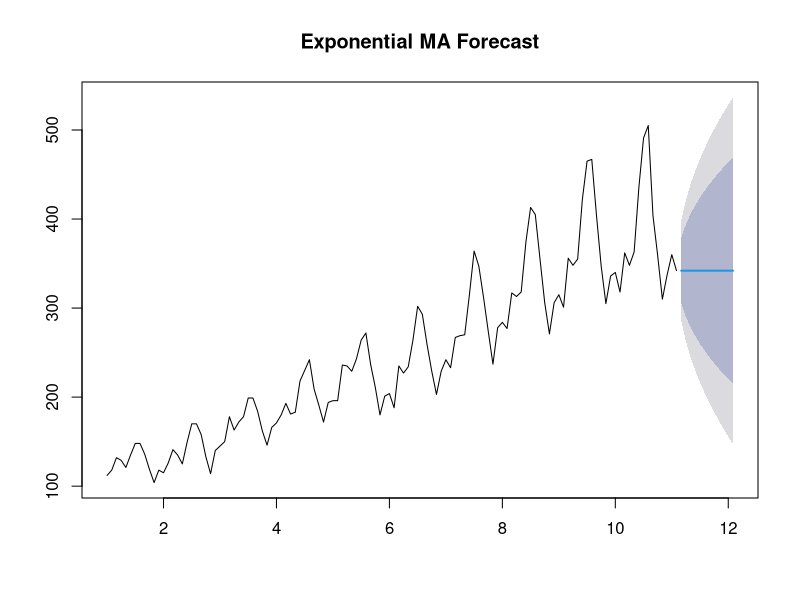
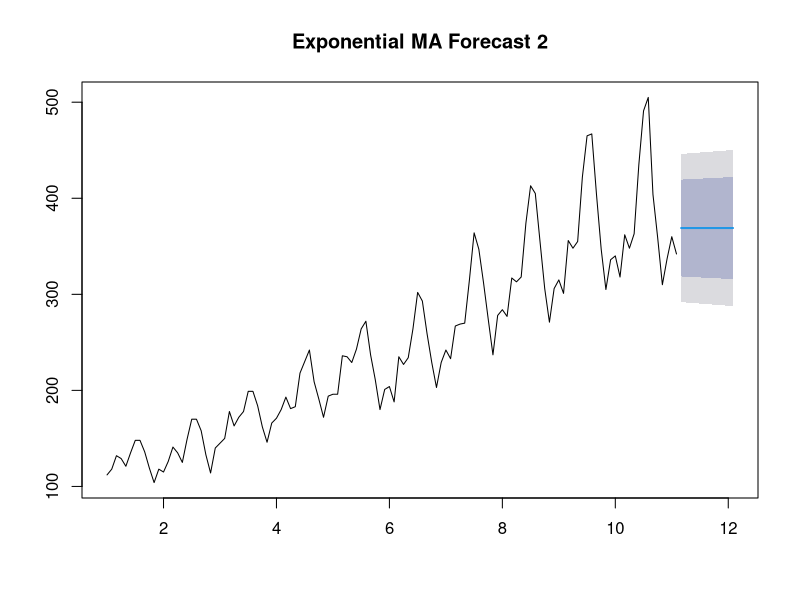
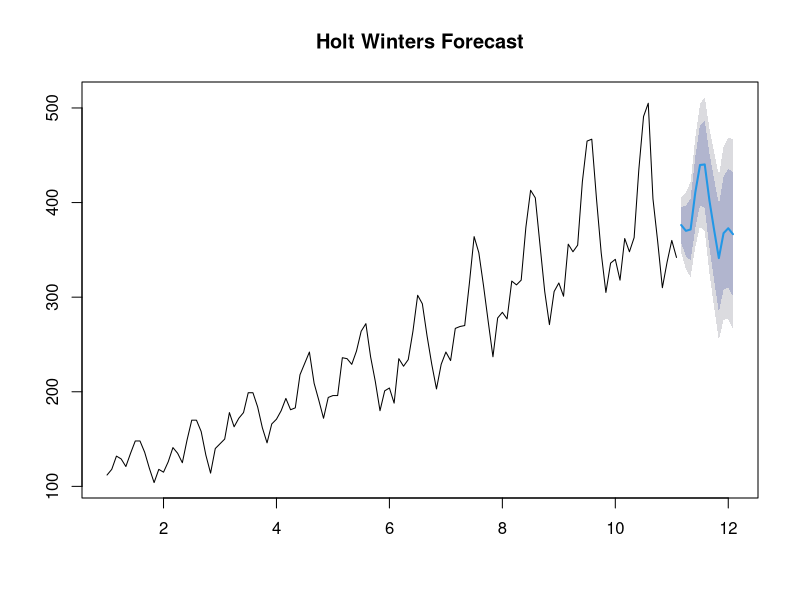
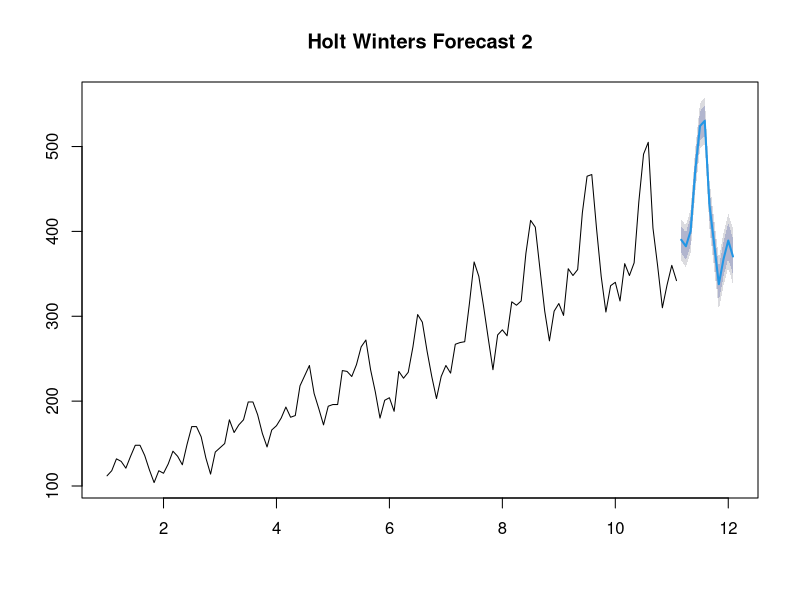
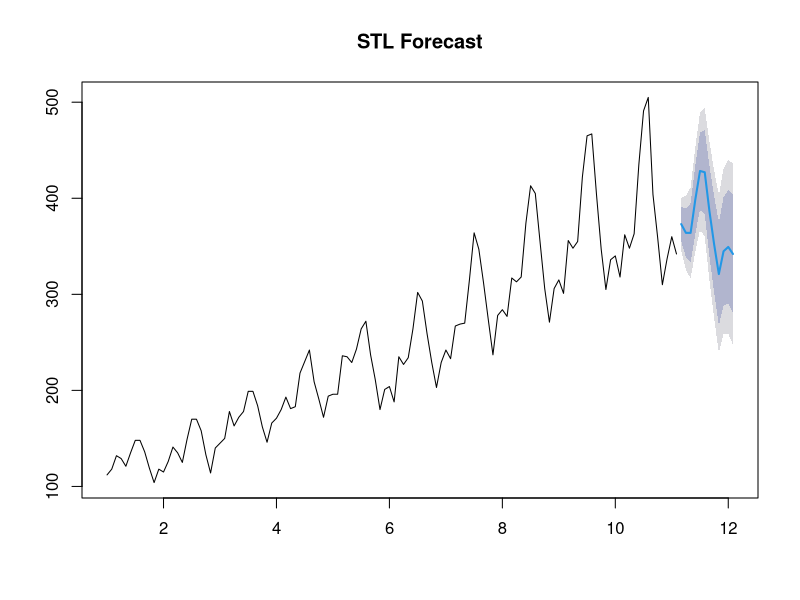

The R script that drew these images, in order:
# 4. Timeseries Forecasting Model_AirPassenger

library(forecast)

#### 1. Data Preprocessing ####
AP = AirPassengers

index = round(length(AP)*0.85)
train = AP[1:index]
test = AP[index:length(AP)]

y = ts(train,frequency=12)

#### 2. Modeling ####
# 1) Exponential MA 1
ex_fit = HoltWinters(y, beta=FALSE, gamma=FALSE)
ex_fc = forecast(ex_fit, h=12)
plot(ex_fc, main='Exponential MA Forecast')

# 2) Exponential MA 2
ex_fit2 = HoltWinters(y, alpha=0.1, beta=FALSE, gamma=FALSE)
ex_fc2 = forecast(ex_fit2, h=12)
plot(ex_fc2, main='Exponential MA Forecast 2')

# 3) Holt Winters 1   # parameter estimated by MLE
hw_fit = hw(y) 
hw_fc = forecast(hw_fit, h=12)
plot(hw_fc, main='Holt Winters Forecast')

# 4) Holt Winters 2    # parameter estimated by MSE
hw_fit2 = HoltWinters(y)
hw_fc2 = forecast(hw_fit2, h=12)
plot(hw_fc2, main='Holt Winters Forecast 2')

# 5) Seasonal Decomposition of Time Series by LOESS
stl_fit = stl(y,s.window='per')
stl_fc = forecast(stl_fit,h=12)
plot(stl_fc, main='STL Forecast')

#### 3. Evaluation ####
# 1 - MAPE
ex1_mape = mean(100 - 100*abs(as.numeric(ex_fc$mean)-as.numeric(test)) / as.numeric(test))
ex2_mape = mean(100 - 100*abs(as.numeric(ex_fc2$mean)-as.numeric(test)) / as.numeric(test))
hw_mape = mean(100 - 100*abs(as.numeric(hw_fc$mean)-as.numeric(test)) / as.numeric(test))
hw2_mape = mean(100 - 100*abs(as.numeric(hw_fc2$mean)-as.numeric(test)) / as.numeric(test))
stl_mape = mean(100 - 100*abs(as.numeric(stl_fc$mean)-as.numeric(test)) / as.numeric(test))
ex1_mape ; ex2_mape ; hw_mape ; hw2_mape ; stl_mape
